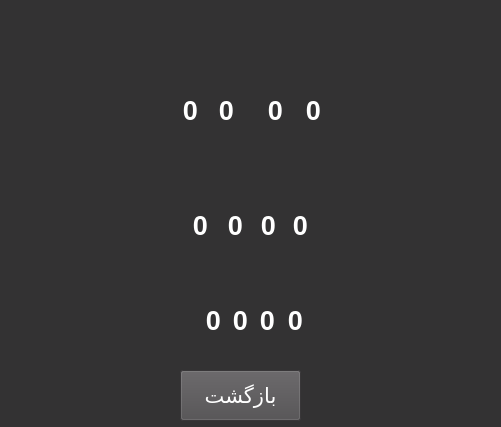
<?xml version="1.0" encoding="UTF-8"?>
<ui version="4.0">
 <class>MainWindow</class>
 <widget class="QMainWindow" name="MainWindow">
  <property name="geometry">
   <rect>
    <x>0</x>
    <y>0</y>
    <width>501</width>
    <height>427</height>
   </rect>
  </property>
  <property name="minimumSize">
   <size>
    <width>501</width>
    <height>427</height>
   </size>
  </property>
  <property name="maximumSize">
   <size>
    <width>501</width>
    <height>427</height>
   </size>
  </property>
  <property name="windowTitle">
   <string>MainWindow</string>
  </property>
  <property name="styleSheet">
   <string notr="true">background-color: rgb(51, 50, 51);</string>
  </property>
  <widget class="QWidget" name="centralwidget">
   <widget class="QLabel" name="label">
    <property name="geometry">
     <rect>
      <x>9</x>
      <y>9</y>
      <width>483</width>
      <height>381</height>
     </rect>
    </property>
    <property name="styleSheet">
     <string notr="true">image: url(:/bg/bgg.png);</string>
    </property>
    <property name="text">
     <string/>
    </property>
   </widget>
   <widget class="QLabel" name="s4">
    <property name="geometry">
     <rect>
      <x>190</x>
      <y>200</y>
      <width>21</width>
      <height>51</height>
     </rect>
    </property>
    <property name="font">
     <font>
      <pointsize>20</pointsize>
      <bold>true</bold>
     </font>
    </property>
    <property name="styleSheet">
     <string notr="true">color: rgb(255, 255, 255);
background-color: transparent;</string>
    </property>
    <property name="text">
     <string>0</string>
    </property>
    <property name="alignment">
     <set>Qt::AlignCenter</set>
    </property>
   </widget>
   <widget class="QLabel" name="s3">
    <property name="geometry">
     <rect>
      <x>225</x>
      <y>200</y>
      <width>21</width>
      <height>51</height>
     </rect>
    </property>
    <property name="font">
     <font>
      <pointsize>20</pointsize>
      <bold>true</bold>
     </font>
    </property>
    <property name="styleSheet">
     <string notr="true">color: rgb(255, 255, 255);
background-color: transparent;</string>
    </property>
    <property name="text">
     <string>0</string>
    </property>
    <property name="alignment">
     <set>Qt::AlignCenter</set>
    </property>
   </widget>
   <widget class="QLabel" name="s2">
    <property name="geometry">
     <rect>
      <x>258</x>
      <y>200</y>
      <width>21</width>
      <height>51</height>
     </rect>
    </property>
    <property name="font">
     <font>
      <pointsize>20</pointsize>
      <bold>true</bold>
     </font>
    </property>
    <property name="styleSheet">
     <string notr="true">color: rgb(255, 255, 255);
background-color: transparent;</string>
    </property>
    <property name="text">
     <string>0</string>
    </property>
    <property name="alignment">
     <set>Qt::AlignCenter</set>
    </property>
   </widget>
   <widget class="QLabel" name="s1">
    <property name="geometry">
     <rect>
      <x>290</x>
      <y>200</y>
      <width>21</width>
      <height>51</height>
     </rect>
    </property>
    <property name="font">
     <font>
      <pointsize>20</pointsize>
      <bold>true</bold>
     </font>
    </property>
    <property name="styleSheet">
     <string notr="true">color: rgb(255, 255, 255);
background-color: transparent;</string>
    </property>
    <property name="text">
     <string>0</string>
    </property>
    <property name="alignment">
     <set>Qt::AlignCenter</set>
    </property>
   </widget>
   <widget class="QLabel" name="hh">
    <property name="geometry">
     <rect>
      <x>180</x>
      <y>85</y>
      <width>21</width>
      <height>51</height>
     </rect>
    </property>
    <property name="font">
     <font>
      <pointsize>20</pointsize>
      <bold>true</bold>
     </font>
    </property>
    <property name="styleSheet">
     <string notr="true">color: rgb(255, 255, 255);
background-color: transparent;</string>
    </property>
    <property name="text">
     <string>0</string>
    </property>
    <property name="alignment">
     <set>Qt::AlignCenter</set>
    </property>
   </widget>
   <widget class="QLabel" name="h">
    <property name="geometry">
     <rect>
      <x>216</x>
      <y>85</y>
      <width>21</width>
      <height>51</height>
     </rect>
    </property>
    <property name="font">
     <font>
      <pointsize>20</pointsize>
      <bold>true</bold>
     </font>
    </property>
    <property name="styleSheet">
     <string notr="true">color: rgb(255, 255, 255);
background-color: transparent;</string>
    </property>
    <property name="text">
     <string>0</string>
    </property>
    <property name="alignment">
     <set>Qt::AlignCenter</set>
    </property>
   </widget>
   <widget class="QLabel" name="mm">
    <property name="geometry">
     <rect>
      <x>265</x>
      <y>85</y>
      <width>21</width>
      <height>51</height>
     </rect>
    </property>
    <property name="font">
     <font>
      <pointsize>20</pointsize>
      <bold>true</bold>
     </font>
    </property>
    <property name="styleSheet">
     <string notr="true">color: rgb(255, 255, 255);
background-color: transparent;</string>
    </property>
    <property name="text">
     <string>0</string>
    </property>
    <property name="alignment">
     <set>Qt::AlignCenter</set>
    </property>
   </widget>
   <widget class="QLabel" name="m">
    <property name="geometry">
     <rect>
      <x>303</x>
      <y>85</y>
      <width>21</width>
      <height>51</height>
     </rect>
    </property>
    <property name="font">
     <font>
      <pointsize>20</pointsize>
      <bold>true</bold>
     </font>
    </property>
    <property name="styleSheet">
     <string notr="true">color: rgb(255, 255, 255);
background-color: transparent;</string>
    </property>
    <property name="text">
     <string>0</string>
    </property>
    <property name="alignment">
     <set>Qt::AlignCenter</set>
    </property>
   </widget>
   <widget class="QPushButton" name="btn_retrn">
    <property name="geometry">
     <rect>
      <x>180</x>
      <y>370</y>
      <width>121</width>
      <height>51</height>
     </rect>
    </property>
    <property name="sizePolicy">
     <sizepolicy hsizetype="Minimum" vsizetype="Expanding">
      <horstretch>0</horstretch>
      <verstretch>0</verstretch>
     </sizepolicy>
    </property>
    <property name="font">
     <font>
      <family>B Yekan</family>
      <pointsize>16</pointsize>
     </font>
    </property>
    <property name="styleSheet">
     <string notr="true">background-color: rgb(78, 76, 78);
color: rgb(255, 255, 255);</string>
    </property>
    <property name="text">
     <string>بازگشت</string>
    </property>
   </widget>
   <widget class="QLabel" name="m1">
    <property name="geometry">
     <rect>
      <x>285</x>
      <y>295</y>
      <width>21</width>
      <height>51</height>
     </rect>
    </property>
    <property name="font">
     <font>
      <pointsize>20</pointsize>
      <bold>true</bold>
     </font>
    </property>
    <property name="styleSheet">
     <string notr="true">color: rgb(255, 255, 255);
background-color: transparent;</string>
    </property>
    <property name="text">
     <string>0</string>
    </property>
    <property name="alignment">
     <set>Qt::AlignCenter</set>
    </property>
   </widget>
   <widget class="QLabel" name="m2">
    <property name="geometry">
     <rect>
      <x>257</x>
      <y>295</y>
      <width>21</width>
      <height>51</height>
     </rect>
    </property>
    <property name="font">
     <font>
      <pointsize>20</pointsize>
      <bold>true</bold>
     </font>
    </property>
    <property name="styleSheet">
     <string notr="true">color: rgb(255, 255, 255);
background-color: transparent;</string>
    </property>
    <property name="text">
     <string>0</string>
    </property>
    <property name="alignment">
     <set>Qt::AlignCenter</set>
    </property>
   </widget>
   <widget class="QLabel" name="m4">
    <property name="geometry">
     <rect>
      <x>203</x>
      <y>295</y>
      <width>21</width>
      <height>51</height>
     </rect>
    </property>
    <property name="font">
     <font>
      <pointsize>20</pointsize>
      <bold>true</bold>
     </font>
    </property>
    <property name="styleSheet">
     <string notr="true">color: rgb(255, 255, 255);
background-color: transparent;</string>
    </property>
    <property name="text">
     <string>0</string>
    </property>
    <property name="alignment">
     <set>Qt::AlignCenter</set>
    </property>
   </widget>
   <widget class="QLabel" name="m3">
    <property name="geometry">
     <rect>
      <x>230</x>
      <y>295</y>
      <width>21</width>
      <height>51</height>
     </rect>
    </property>
    <property name="font">
     <font>
      <pointsize>20</pointsize>
      <bold>true</bold>
     </font>
    </property>
    <property name="styleSheet">
     <string notr="true">color: rgb(255, 255, 255);
background-color: transparent;</string>
    </property>
    <property name="text">
     <string>0</string>
    </property>
    <property name="alignment">
     <set>Qt::AlignCenter</set>
    </property>
   </widget>
   <widget class="QLabel" name="elaps_time">
    <property name="geometry">
     <rect>
      <x>360</x>
      <y>70</y>
      <width>49</width>
      <height>16</height>
     </rect>
    </property>
    <property name="styleSheet">
     <string notr="true">opacity:1;</string>
    </property>
    <property name="text">
     <string/>
    </property>
   </widget>
  </widget>
 </widget>
 <resources>
  <include location="bg.qrc"/>
 </resources>
 <connections/>
</ui>
